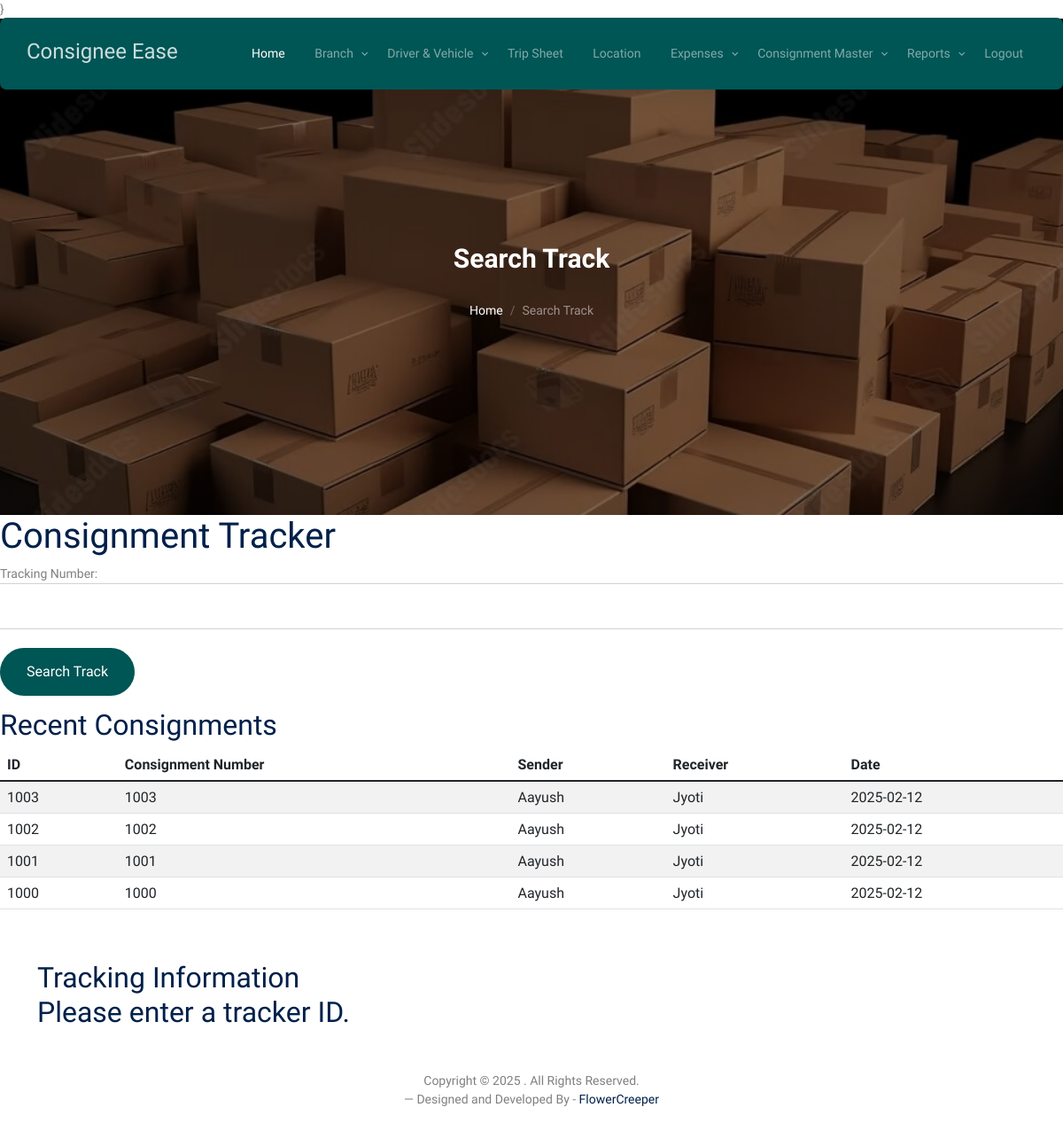
/search_results, run on the app's committed database.
### consign_app/models.py (models this page shows, shortened)
class AddConsignment(models.Model):
    track_id = models.CharField(max_length=50, null=True)
    sender_name = models.CharField(max_length=50, null=True)
    sender_mobile = models.CharField(max_length=50, null=True)
    sender_address = models.CharField(max_length=50, null=True)
    sender_GST=models.CharField(max_length=50,null=True)
    receiver_name = models.CharField(max_length=50, null=True)
    receiver_mobile = models.CharField(max_length=50, null=True)
    receiver_address = models.CharField(max_length=50, null=True)
    receiver_GST = models.CharField(max_length=50, null=True)
    total_cost = models.FloatField(null=True)
    date = models.CharField(max_length=30, null=True)
    pay_status = models.CharField(max_length=30, null=True)
    route_from = models.CharField(max_length=30, null=True)
    route_to = models.CharField(max_length=30, null=True)
    desc_product = models.CharField(max_length=150,null=True)
    pieces = models.IntegerField(null=True)
    prod_invoice = models.CharField(max_length=50,null=True)
    prod_price = models.CharField(max_length=50,null=True)
    weight = models.FloatField(null=True)
    freight = models.FloatField(null=True)
    hamali = models.FloatField(null=True)
    door_charge = models.FloatField(null=True)
    st_charge = models.FloatField(null=True)
    Consignment_id=models.IntegerField(null=True)
    branch = models.CharField(max_length=150, null=True)
    name = models.CharField(max_length=150, null=True)
    balance = models.FloatField(null=True)
    time=models.CharField(max_length=50,null=True)
    copy_type = models.CharField(max_length=150, null=True)
    weightAmt=models.FloatField(null=True)
    delivery = models.CharField(max_length=150, null=True)
    eway_bill =models.CharField(max_length=150, null=True)
    branchemail = models.CharField(max_length=150, null=True)
    consignment_status = models.CharField(max_length=250, null=True)
    status = models.CharField(max_length=250, null=True)

### consign_app/views.py (the view)
# urls.py: path('search_results', views.search_results, name='search_results'),
def search_results(request):
    tracker_id = request.GET.get('tracker_id')
    consignments = AddConsignment.objects.all().order_by('-id')  # Fetch all consignment data
    if tracker_id:
        try:
            trackers = AddTrack.objects.filter(track_id=tracker_id)
            if trackers.exists():
                return render(request, 'search_results.html', {'trackers': trackers, 'consignments': consignments})
            else:
                message = f"No tracking information found for ID: {tracker_id}"
                return render(request, 'search_results.html', {'message': message, 'consignments': consignments})
        except Exception as e:
            message = f"Error occurred: {str(e)}"
            return render(request, 'search_results.html', {'message': message, 'consignments': consignments})
    else:
        return render(request, 'search_results.html', {'message': "Please enter a tracker ID.", 'consignments': consignments})

### consign_app/templates/search_results.html (shortened to what this page needs)
{% load static %}}
<!DOCTYPE html>
<html lang="en">
  <head>
    <link rel="stylesheet" href="{% static 'fonts/icomoon/style.css' %}" />
    <link rel="stylesheet" href="{% static 'fonts/flaticon/font/flaticon.css' %}" />
    <link rel="stylesheet" href="{% static 'css/tiny-slider.css' %}" />
    <link rel="stylesheet" href="{% static 'css/aos.css' %}" />
    <link rel="stylesheet" href="{% static 'css/style.css' %}" />
  </head>
  <body>
    {% include 'index_menu.html' %}
    <div
      class="hero page-inner overlay"
      style="background-image: url('{% static 'images/hero_bg_1.jpg' %}')"
    >
      <div class="container">
        <div class="row justify-content-center align-items-center">
          <div class="col-lg-9 text-center mt-5">
            <h1 class="heading" data-aos="fade-up">Search Track </h1>
            <nav
              aria-label="breadcrumb"
              data-aos="fade-up"
              data-aos-delay="200"
            >
              <ol class="breadcrumb text-center justify-content-center">
                <li class="breadcrumb-item"><a href="{% url 'index' %}}">Home</a></li>
                <li
                  class="breadcrumb-item active text-white-50"
                  aria-current="page"
                >
                  Search Track
                </li>
              </ol>
            </nav>
          </div>
        </div>
      </div>
    </div>
{% include 'searchTrack.html' %}
<br><br>
<div class="container">
    <h2>Tracking Information
    {% block content %}
    <div class="content">
        {% if trackers %}
        <table class="table table-bordered tracking-table">
            <thead>
                <tr>
                    <th>Tracking ID</th>
                    <th>Date</th>
                    <th>Status</th>
                </tr>
            </thead>
            <tbody>
                {% for tracker in trackers %}
                <tr>
                    <td>{{ tracker.track_id }}</td>
                    <td>{{ tracker.date }}</td>
                    <td>{{ tracker.description }}</td>
                </tr>
                {% endfor %}
            </tbody>
        </table>
        {% else %}
        <p>{{ message }}</p>
        {% endif %}
    </div>
    {% endblock %}
</div>
<div class="row mt-5">
          <div class="col-12 text-center">
            <p>
              Copyright &copy;
              . All Rights Reserved. <br>&mdash; Designed and Developed  By -
              <a href="https://flowercreeper.com/index.php">FlowerCreeper</a>
            </p>
          </div>
        </div>
  </body>
</html>

### consign_app/templates/searchTrack.html (shortened to what this page needs)
{% load static %}
<!DOCTYPE html>
<html lang="en">
  <head>
    <link rel="stylesheet" href="{% static 'fonts/icomoon/style.css' %}" />
    <link rel="stylesheet" href="{% static 'fonts/flaticon/font/flaticon.css' %}" />
    <link rel="stylesheet" href="{% static 'css/tiny-slider.css' %}" />
    <link rel="stylesheet" href="{% static 'css/aos.css' %}" />
    <link rel="stylesheet" href="{% static 'css/style.css' %}" />
  </head>
  <body>
    <div class="content">
        <h1>Consignment Tracker</h1>
        <form method="GET" action="{% url 'search_results' %}">
            <div class="form-group row">
                <label for="tracking_number">Tracking Number:</label>
                <input type="text" class="form-control" id="tracking_number" name="tracker_id" required>
            </div><br>
            <button type="submit" class="btn btn-primary">Search Track</button>
        </form>
        <div class="recent-consignments">
            <h2>Recent Consignments</h2>
            <table class="table table-striped">
                <thead>
                    <tr>
                        <th>ID</th>
                        <th>Consignment Number</th>
                        <th>Sender</th>
                        <th>Receiver</th>
                        <th>Date</th>
                    </tr>
                </thead>
                <tbody>
                    {% for consignment in consignments %}
                    <tr>
                        <td>{{ consignment.track_id }}</td>
                        <td>{{ consignment.Consignment_id }}</td>
                        <td>{{ consignment.sender_name }}</td>
                        <td>{{ consignment.receiver_name }}</td>
                        <td>{{ consignment.date }}</td>
                    </tr>
                    {% empty %}
                    <tr>
                        <td colspan="5">No recent consignments available.</td>
                    </tr>
                    {% endfor %}
                </tbody>
            </table>
        </div>
    </div>
</body>
</html>

### data on the page
AddConsignment: track_id "1003", Consignment_id "1003", sender_name "Aayush", receiver_name "Jyoti", date "2025-02-12"
AddConsignment: track_id "1002", Consignment_id "1002", sender_name "Aayush", receiver_name "Jyoti", date "2025-02-12"
AddConsignment: track_id "1001", Consignment_id "1001", sender_name "Aayush", receiver_name "Jyoti", date "2025-02-12"
AddConsignment: track_id "1000", Consignment_id "1000", sender_name "Aayush", receiver_name "Jyoti", date "2025-02-12"

### other printed values
{{ message }} "Please enter a tracker ID."
